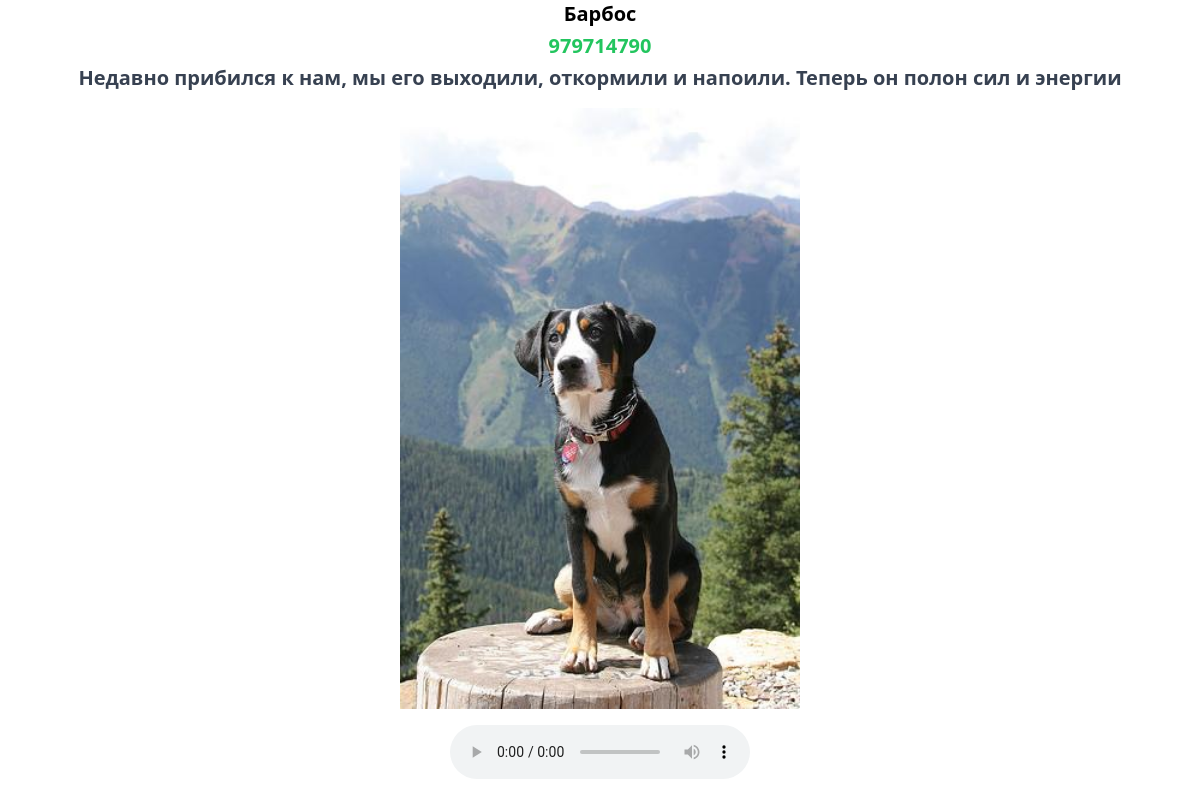
The app's page /dogs/2 with its own data.
### myapp/models.py (models this page shows, shortened)
class Item(models.Model):
    name = models.CharField( max_length=50)
    price = models.IntegerField()
    phone = models.IntegerField(null=True)
    description = models.CharField(max_length=200)
    text = models.CharField(default='Ваше значение по умолчанию', max_length=255)
    images = models.ImageField(blank=True, upload_to='images')
    mp3_file = models.FileField(upload_to='mp3_files')

### myapp/views.py (the view)
# urls.py: path('dogs/<int:id>', views.pet, name='pet')
def pet(request, id):
    items = Item.objects.get(id=id)
    book = {
        'pet': items
    }
    return render(request, 'myapp/pet.html', book)

### myapp/templates/myapp/pet.html (shortened to what this page needs)
{% extends "myapp/Main.html" %}
{% block content %}
<div class="text-center">
    <p class="font-bold text-xl mb-1">{{ pet.name }}</p>
    <p class="font-bold text-xl text-green-500 mb-1">{{ pet.phone }}</p>
    <p class="font-bold text-xl text-gray-700 mb-1">{{ pet.text }}</p>
    <img width="400" height="300" class="mx-auto my-4" src="{{ pet.images.url }}" alt="Dogs_img">
    <audio controls class="mx-auto my-4">
        <source  src="{{ pet.mp3_file.url }}" type="audio/mp3">
    </audio>
</div>
{% endblock %}

### records on screen
Item: name "Барбос", phone "979714790", text "Недавно прибился к нам, мы его выходили, откормили и напоили. Теперь он полон сил и энергии", images (picture)
